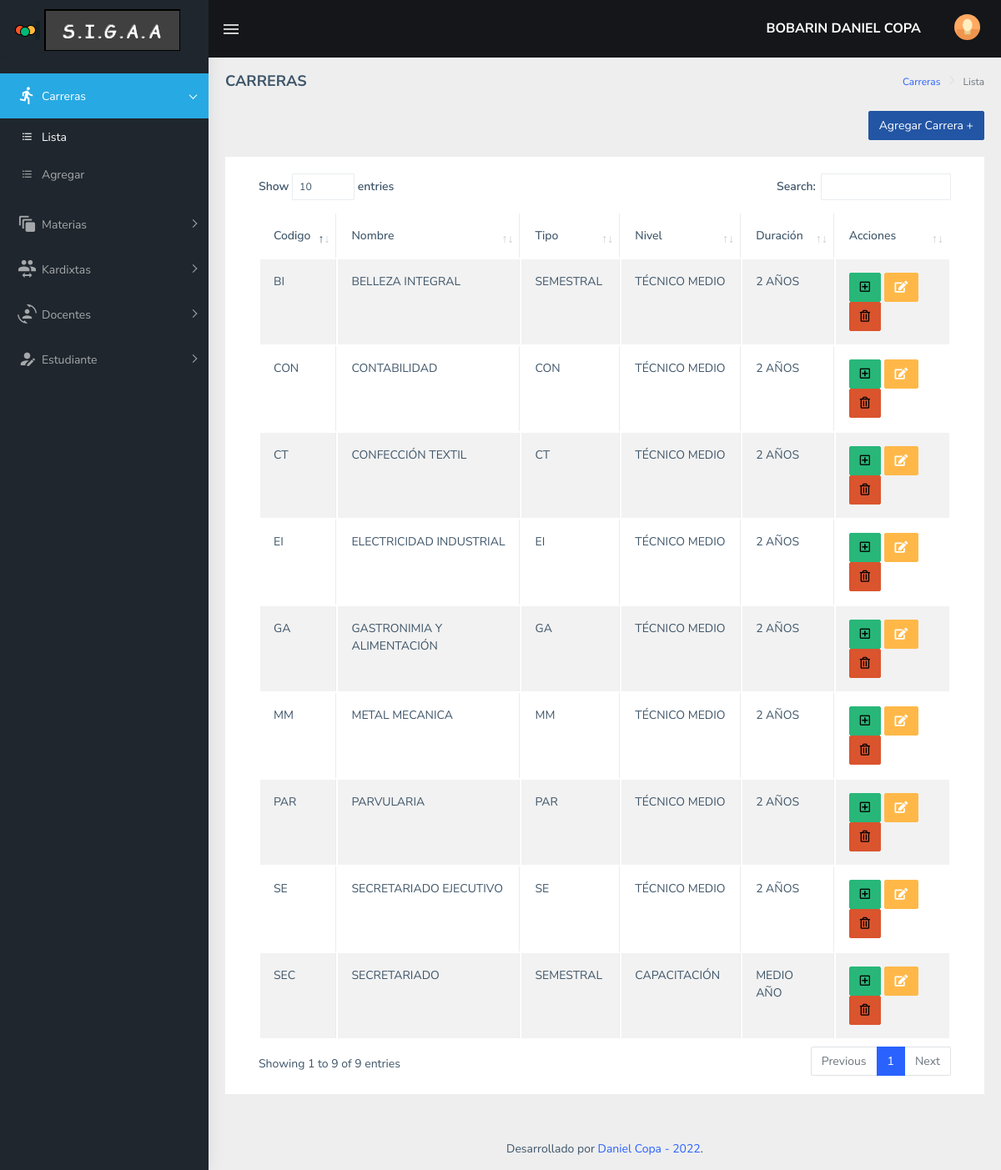
Page /web/Views/carrera.lista.php (signed in) on the committed database.
### tables this page shows
CREATE TABLE `persona` (
  `id` int(11) NOT NULL,
  `ci` varchar(10) NOT NULL,
  `paterno` varchar(255) NOT NULL,
  `materno` varchar(255) NOT NULL,
  `nombres` varchar(255) NOT NULL,
  `celular` varchar(10) NOT NULL,
  `nacimiento` date NOT NULL,
  `direccion` varchar(255) NOT NULL,
  `foto` varchar(255) NOT NULL,
  `estado` varchar(255) NOT NULL,
  `correo` varchar(50) DEFAULT NULL
);

CREATE TABLE `carrera` (
  `id` int(11) NOT NULL,
  `nombre` varchar(255) NOT NULL,
  `cod_carrera` varchar(255) NOT NULL,
  `tipo_carrera` varchar(255) NOT NULL,
  `nivel_carrera` varchar(255) NOT NULL,
  `duracion` varchar(255) NOT NULL
);

### web/Controllers/controller.carrera.lista.php (called while the page is built, shortened)
<?php
include("../Global/conexion.php");
$sentencia = $pdo->prepare("SELECT * FROM carrera");
$sentencia -> execute();
$listaCarreras = $sentencia->fetchAll(PDO::FETCH_ASSOC);
?>

### web/Views/carrera.lista.php (the view, shortened to what this page needs)
<?php
include("../Controllers/controller.carrera.lista.php");
include("../Global/head.php");
include("../Global/sidebar.php");
?>
        <div class="page-wrapper">
            <div class="page-breadcrumb">
                <div class="row">
                    <div class="col-12 d-flex no-block align-items-center">
                        <h4 class="page-title">CARRERAS</h4>
                        <div class="ms-auto text-end">
                            <nav aria-label="breadcrumb">
                                <ol class="breadcrumb">
                                    <li class="breadcrumb-item"><a href="#">Carreras</a></li>
                                    <li class="breadcrumb-item active" aria-current="page">Lista</li>
                                </ol>
                            </nav>
                        </div>
                    </div>
                </div>
                <div align="right"><br>
                <form action="carrera.add.php" method="post">
                    <button type="submit" class="btn btn-info text-white pull-right">Agregar Carrera +</button>
                </form>
                </div>
            </div>
            <div class="container-fluid">
                <div class="row">
                    <div class="col-lg-12">
                        <div class="card">
                            <div class="card-body">
                                <div class="table-responsive">
                                    <table id="zero_config" class="table table-striped table-bordered">
                                        <thead>
                                            <tr>
                                                <th>Codigo</th>
                                                <th>Nombre</th>
                                                <th>Tipo</th>
                                                <th>Nivel</th>
                                                <th>Duración</th>
                                                <th>Acciones</th>
                                            </tr>
                                        </thead>
                                        <tbody>
                                            <?php foreach($listaCarreras as $carrera){ ?>
                                                <tr>
                                                    <td><?php echo $carrera['cod_carrera']; ?></td>
                                                    <td><?php echo $carrera['nombre']; ?></td>
                                                    <td><?php echo $carrera['tipo_carrera']; ?></td>
                                                    <td><?php echo $carrera['nivel_carrera']; ?></td>
                                                    <td><?php echo $carrera['duracion']; ?></td>
                                                    <td>
                                                        <form action="" method="post">
                                                            <button value="btnAsignar" type="submit" class="btn btn-success btn-flat" name="accion"><i class="far fa-plus-square"></i></button>
                                                            <button value="btnEditar" type="submit" class="btn btn-warning btn-flat" name="accion"><i class="fas fa-edit"></i></button>
                                                            <button value="btnEliminar" onclick="return Confirmar('¿Borrar carrera?');" type="submit" class="btn btn-danger btn-flat" name="accion"><i class="far fa-trash-alt"></i></button>
                                                        </form>
                                                    </td>
                                                </tr>
                                            <?php } ?>
                                        </tbody>
                                    </table>
                                </div>
                            </div>
                        </div>
                    </div>
                </div>
            </div>
            <?php include("../Global/footer.php"); ?>
        </div>
<?php
include("../Global/foot.php");
?>

### web/Global/head.php (shortened to what this page needs)
<?php
$persona_id = $_SESSION['usuario']['persona_id'];
$sentencia = $pdo -> prepare("SELECT * FROM persona WHERE id = :id ");
$sentencia -> bindParam(':id', $persona_id);
$sentencia -> execute();
$persona = $sentencia -> fetch(PDO::FETCH_ASSOC);
?>
<!DOCTYPE html>
<html dir="ltr" lang="en">
<head>
    <link href="../../assets/libs/flot/css/float-chart.css" rel="stylesheet">
    <link href="../../dist/css/style.min.css" rel="stylesheet">
    <link href="../../assets/libs/datatables.net-bs4/css/dataTables.bootstrap4.css" rel="stylesheet">
    <link href="../../assets/libs/jquery-steps/jquery.steps.css" rel="stylesheet">
    <link href="../../assets/libs/jquery-steps/steps.css" rel="stylesheet">
</head>
<body>
    <div id="main-wrapper" data-layout="vertical" data-navbarbg="skin5" data-sidebartype="full"
        data-sidebar-position="absolute" data-header-position="absolute" data-boxed-layout="full">
        <header class="topbar" data-navbarbg="skin5">
            <nav class="navbar top-navbar navbar-expand-md navbar-dark">
                <div class="navbar-header" data-logobg="skin5">
                    <a class="navbar-brand" href="#">
                        <b class="logo-icon ps-2">
                            <img src="../../assets/images/logo-icon.png" alt="homepage" class="light-logo" />
                        </b>
                        <span class="logo-text">
                            <img src="../../assets/images/logo-text.png" alt="homepage" class="light-logo" />
                        </span>
                    </a>
                </div>
                <div class="navbar-collapse collapse" id="navbarSupportedContent" data-navbarbg="skin5">
                    <ul class="navbar-nav float-start me-auto">
                        <li class="nav-item d-none d-lg-block"><a
                                class="nav-link sidebartoggler waves-effect waves-light" href="javascript:void(0)"
                                data-sidebartype="mini-sidebar"><i class="mdi mdi-menu font-24"></i></a></li>
                    </ul>
                    <ul class="navbar-nav float-end">
                        <li>
                            <div style="width:100%; margin: 25px; auto;">
                                <h5 style="color:White;"><?php echo $persona['nombres']." ".$persona['paterno']." ".$persona['materno']; ?></h5>
                            </div>
                        </li>
                        <li class="nav-item dropdown">
                            <a class="nav-link dropdown-toggle text-muted waves-effect waves-dark pro-pic" href="#" id="navbarDropdown" role="button" data-bs-toggle="dropdown" aria-expanded="false">
                                <img src="../../assets/images/users/1.jpg" alt="user" class="rounded-circle" width="31">
                            </a>
                        </li>
                    </ul>
                </div>
            </nav>
        </header>

### rows in the picture
persona: nombres "BOBARIN", paterno "DANIEL", materno "COPA"
carrera: cod_carrera "SEC", nombre "SECRETARIADO", tipo_carrera "SEMESTRAL", nivel_carrera "CAPACITACIÓN", duracion "MEDIO AÑO"
carrera: cod_carrera "BI", nombre "BELLEZA INTEGRAL", tipo_carrera "SEMESTRAL", nivel_carrera "TÉCNICO MEDIO", duracion "2 AÑOS"
carrera: cod_carrera "GA", nombre "GASTRONIMIA Y ALIMENTACIÓN", tipo_carrera "GA", nivel_carrera "TÉCNICO MEDIO", duracion "2 AÑOS"
carrera: cod_carrera "PAR", nombre "PARVULARIA", tipo_carrera "PAR", nivel_carrera "TÉCNICO MEDIO", duracion "2 AÑOS"
carrera: cod_carrera "CT", nombre "CONFECCIÓN TEXTIL", tipo_carrera "CT", nivel_carrera "TÉCNICO MEDIO", duracion "2 AÑOS"
carrera: cod_carrera "MM", nombre "METAL MECANICA", tipo_carrera "MM", nivel_carrera "TÉCNICO MEDIO", duracion "2 AÑOS"
carrera: cod_carrera "EI", nombre "ELECTRICIDAD INDUSTRIAL", tipo_carrera "EI", nivel_carrera "TÉCNICO MEDIO", duracion "2 AÑOS"
carrera: cod_carrera "CON", nombre "CONTABILIDAD", tipo_carrera "CON", nivel_carrera "TÉCNICO MEDIO", duracion "2 AÑOS"
carrera: cod_carrera "SE", nombre "SECRETARIADO EJECUTIVO", tipo_carrera "SE", nivel_carrera "TÉCNICO MEDIO", duracion "2 AÑOS"
